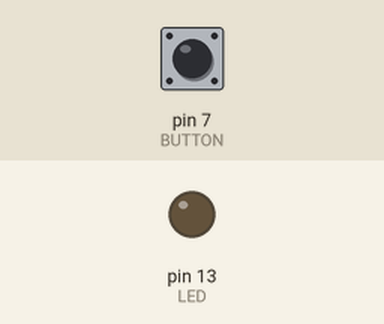
Bench run of a sketch on a simulated Arduino Uno, built with avr-gcc and run on an emulated ATmega328P. Parts: output pins drawn as LEDs (lit = HIGH). The inputs (shaded band) are chosen by the test bench; at power-on: pin 7 (BUTTON) LOW.

Above: at 1.2 s.
1.3 s: pin 7 (BUTTON) pulled HIGH for 0.15 s
At 1.37 s:
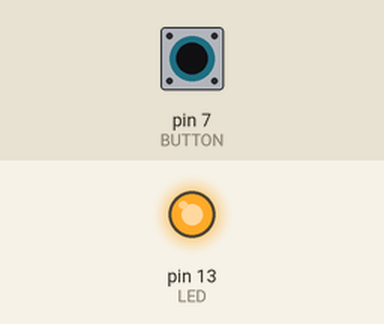
2.9 s: pin 7 (BUTTON) pulled HIGH for 3.2 s
At 7.4 s:
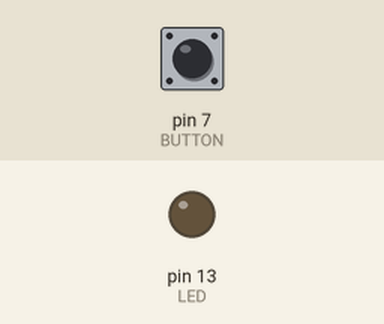
Timing chart, 0 to 8.9 s (numbered marks = the images above; inputs shaded):
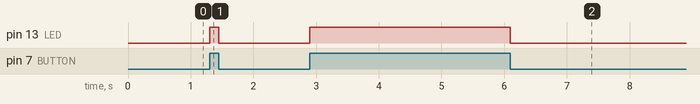

Measured:
- after the input at 1.3 s, pin 13 (LED): LOW → HIGH at once, → LOW 0.15 s later
- after the input at 2.9 s, pin 13 (LED): LOW → HIGH at once, → LOW 3.2 s later

The sketch:

LED_flushes_when_button_is_being_pressed.ino
```cpp
const int LED = 13; // 13番ピンにLEDを接続中
const int BUTTON = 7;

int val = LOW;

void setup() {
  pinMode(LED, OUTPUT);
  pinMode(BUTTON, INPUT); // Buttonの状態を監視
}

void loop() {
  val = digitalRead(BUTTON);

  if (val == HIGH) {
      digitalWrite(LED, HIGH);
  } else {
      digitalWrite(LED, LOW);
  }
}
```
